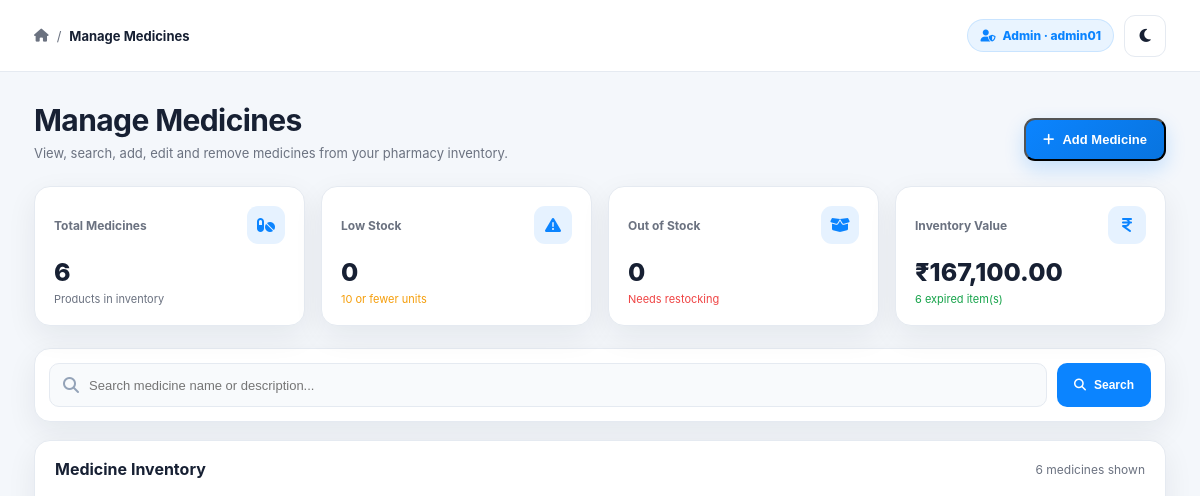
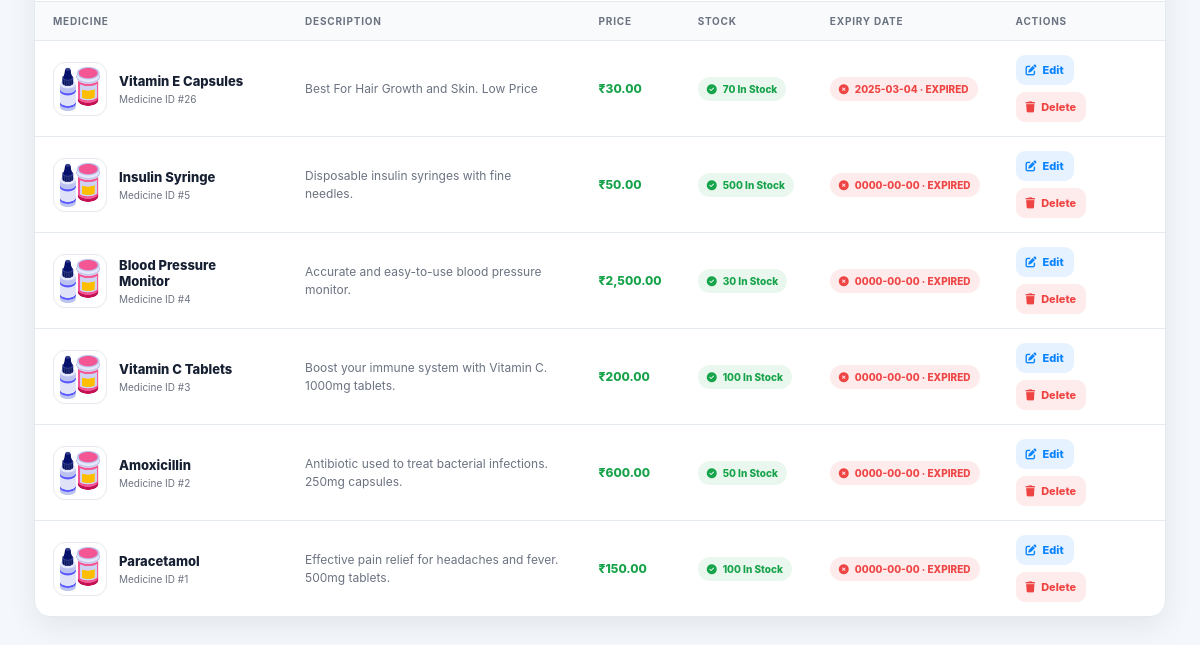
Before: /manage_products.php (signed in) with the older database file (2 pictures, top to bottom).
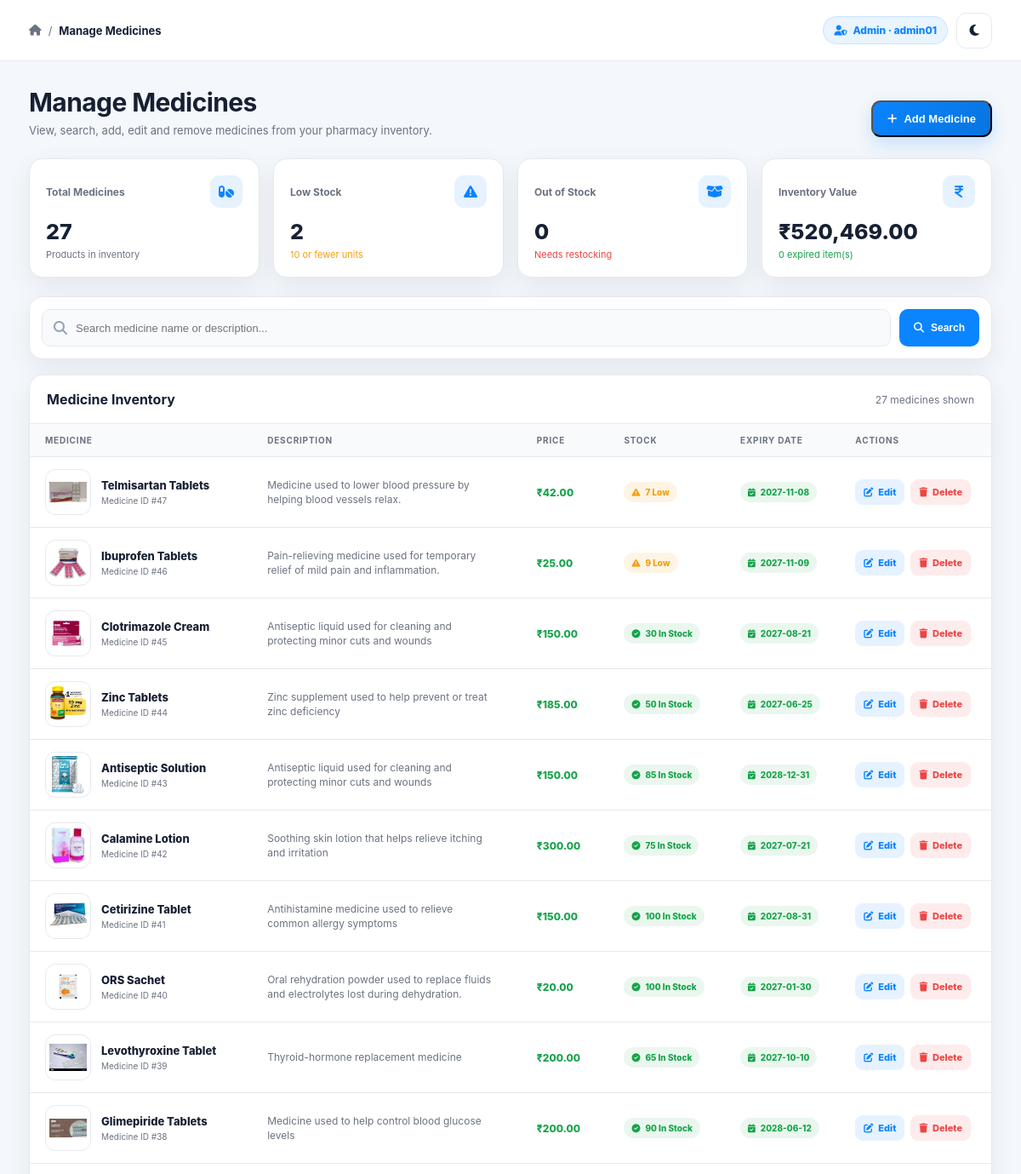
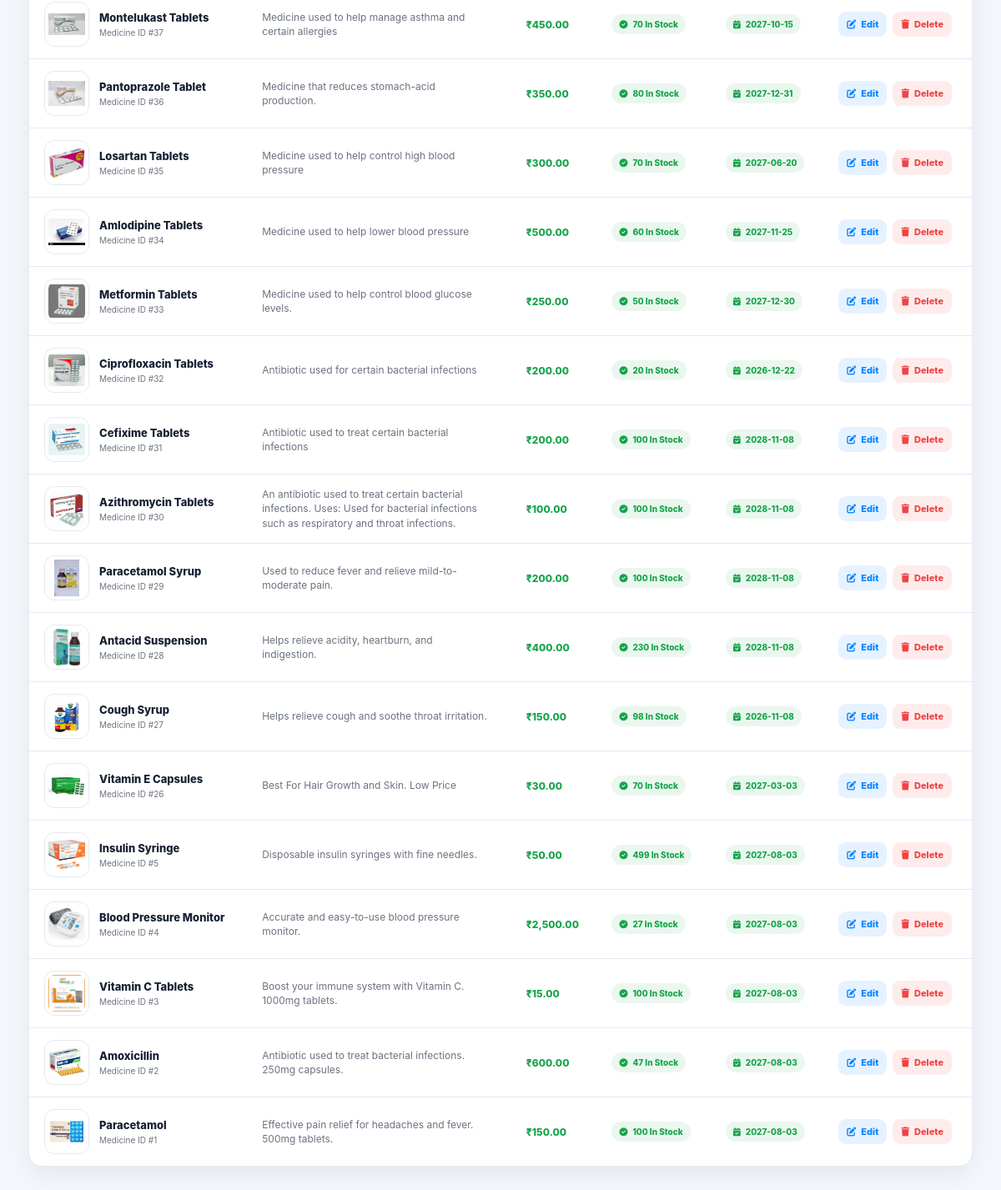
After: the same page with the newer database file (2 pictures, top to bottom).
### tables this page shows
CREATE TABLE `products` (
  `product_id` int(11) NOT NULL,
  `product_name` varchar(255) NOT NULL,
  `product_description` text DEFAULT NULL,
  `price` decimal(10,2) NOT NULL,
  `cost_price` decimal(10,2) NOT NULL DEFAULT 0.00,
  `stock_quantity` int(11) NOT NULL,
  `image_url` varchar(255) DEFAULT NULL,
  `expire_date` date NOT NULL,
  `prescription_required` enum('Yes','No') NOT NULL DEFAULT 'No'
);

### manage_products.php (the view, shortened to what the changed rows need)
<?php
require_once "./db_Config/config.php";
$search = "";
$searchSafe = mysqli_real_escape_string($Connection, $search);
if ($search !== "") {
    $query = "
        SELECT
            product_id,
            product_name,
            product_description,
            price,
            stock_quantity,
            image_url,
            expire_date
        FROM products
        WHERE
            product_name LIKE '%$searchSafe%'
            OR product_description LIKE '%$searchSafe%'
        ORDER BY product_id DESC
    ";
} else {
    $query = "
        SELECT
            product_id,
            product_name,
            product_description,
            price,
            stock_quantity,
            image_url,
            expire_date
        FROM products
        ORDER BY product_id DESC
    ";
}
$result = mysqli_query($Connection, $query);
$totalProducts = 0;
$lowStockProducts = 0;
$expiredProducts = 0;
$totalInventoryValue = 0;
$statsResult = mysqli_query(
    $Connection,
    "SELECT
        COUNT(*) AS total_products,
        COALESCE(SUM(CASE WHEN stock_quantity BETWEEN 1 AND 10 THEN 1 ELSE 0 END),0) AS low_stock,
        COALESCE(SUM(CASE WHEN stock_quantity <= 0 THEN 1 ELSE 0 END),0) AS out_stock,
        COALESCE(SUM(CASE WHEN expire_date IS NOT NULL AND expire_date < CURDATE() THEN 1 ELSE 0 END),0) AS expired,
        COALESCE(SUM(price * stock_quantity),0) AS inventory_value
     FROM products"
);
if ($statsResult) {
    $stats = mysqli_fetch_assoc($statsResult);
    $totalProducts = (int)($stats['total_products'] ?? 0);
    $lowStockProducts = (int)($stats['low_stock'] ?? 0);
    $expiredProducts = (int)($stats['expired'] ?? 0);
    $totalInventoryValue = (float)($stats['inventory_value'] ?? 0);
}
$displayCount = mysqli_num_rows($result);
function h($value) {
    return htmlspecialchars((string)$value, ENT_QUOTES, 'UTF-8');
}
function imagePath($image) {
    $image = trim((string)$image);
    if (
        strpos($image, 'Images/') === 0 ||
        strpos($image, './Images/') === 0 ||
        strpos($image, '../Images/') === 0 ||
        strpos($image, 'http://') === 0 ||
        strpos($image, 'https://') === 0
    ) {
        return $image;
    }
    return "./Images/product-icons/" . basename($image);
}
?>
<!DOCTYPE html>
<html lang="en">
<head>
<link rel="stylesheet" href="https://cdnjs.cloudflare.com/ajax/libs/font-awesome/6.5.0/css/all.min.css">
</head>
<body>
<main class="main">
        <section class="content">
            <div class="page-heading">
                <div>
                    <h1>Manage Medicines</h1>
                </div>
            </div>
            <section class="stats">
                <div class="stat-card">
                    <div class="stat-top">
                        <div class="stat-label">Total Medicines</div>
                        <div class="stat-icon"><i class="fa-solid fa-pills"></i></div>
                    </div>
                    <div class="stat-value"><?php echo number_format($totalProducts); ?></div>
                    <div class="stat-sub">Products in inventory</div>
                </div>
                <div class="stat-card">
                    <div class="stat-top">
                        <div class="stat-label">Low Stock</div>
                        <div class="stat-icon"><i class="fa-solid fa-triangle-exclamation"></i></div>
                    </div>
                    <div class="stat-value"><?php echo number_format($lowStockProducts); ?></div>
                    <div class="stat-sub warning">10 or fewer units</div>
                </div>
                <div class="stat-card">
                    <div class="stat-top">
                        <div class="stat-label">Inventory Value</div>
                        <div class="stat-icon"><i class="fa-solid fa-indian-rupee-sign"></i></div>
                    </div>
                    <div class="stat-value">₹<?php echo number_format($totalInventoryValue, 2); ?></div>
                    <div class="stat-sub success"><?php echo number_format($expiredProducts); ?> expired item(s)</div>
                </div>
            </section>
            <section class="table-card">
                <div class="table-header">
                    <h2>Medicine Inventory</h2>
                    <span>
                        <?php echo number_format($displayCount); ?> medicine<?php echo $displayCount === 1 ? '' : 's'; ?> shown
                    </span>
                </div>
                <div class="table-scroll">
                    <?php if ($displayCount === 0): ?>
                        <div class="empty-state">
                            <i class="fa-solid fa-pills"></i>
                            <strong>No medicines found</strong>
                            <span>Try another search term or add a new medicine.</span>
                        </div>
                    <?php else: ?>
                        <table>
                            <thead>
                                <tr>
                                    <th>Medicine</th>
                                    <th>Description</th>
                                    <th>Price</th>
                                    <th>Stock</th>
                                    <th>Expiry Date</th>
                                    <th>Actions</th>
                                </tr>
                            </thead>
                            <tbody>
                            <?php while ($product = mysqli_fetch_assoc($result)): ?>
                                <?php
                                    $productId = (int)$product['product_id'];
                                    $productName = $product['product_name'];
                                    $description = $product['product_description'];
                                    $price = (float)$product['price'];
                                    $stock = (int)$product['stock_quantity'];
                                    $image = $product['image_url'];
                                    $expireDate = $product['expire_date'];
                                    $imageSrc = imagePath($image);
                                    if ($stock <= 0) {
                                        $stockClass = 'stock-out';
                                        $stockText = 'Out of Stock';
                                        $stockIcon = 'fa-circle-xmark';
                                    } elseif ($stock <= 10) {
                                        $stockClass = 'stock-low';
                                        $stockText = $stock . ' Low';
                                        $stockIcon = 'fa-triangle-exclamation';
                                    } else {
                                        $stockClass = 'stock-good';
                                        $stockText = $stock . ' In Stock';
                                        $stockIcon = 'fa-circle-check';
                                    }
                                    $today = date('Y-m-d');
                                    if (!empty($expireDate) && $expireDate < $today) {
                                        $expiryClass = 'expired';
                                        $expiryText = $expireDate . ' · EXPIRED';
                                        $expiryIcon = 'fa-circle-xmark';
                                    } else {
                                        $expiryClass = 'valid';
                                        $expiryText = !empty($expireDate) ? $expireDate : 'Not set';
                                        $expiryIcon = 'fa-calendar-check';
                                    }
                                ?>
                                <tr>
                                    <td>
                                        <div class="medicine-cell">
                                            <img
                                                src="<?php echo h($imageSrc); ?>"
                                                class="product-image"
                                                alt="<?php echo h($productName); ?>"
                                                onerror="this.src='./Images/product-icons/Pharmacy-Isometric-Icons-1.png';"
                                            >
                                            <div>
                                                <div class="product-name"><?php echo h($productName); ?></div>
                                                <div class="product-id">Medicine ID #<?php echo $productId; ?></div>
                                            </div>
                                        </div>
                                    </td>
                                    <td>
                                        <div class="description">
                                            <?php echo h($description ?? ''); ?>
                                        </div>
                                    </td>
                                    <td>
                                        <div class="price">₹<?php echo number_format($price, 2); ?></div>
                                    </td>
                                    <td>
                                        <span class="stock-pill <?php echo $stockClass; ?>">
                                            <i class="fa-solid <?php echo $stockIcon; ?>"></i>
                                            <?php echo h($stockText); ?>
                                        </span>
                                    </td>
                                    <td>
                                        <span class="expiry-pill <?php echo $expiryClass; ?>">
                                            <i class="fa-solid <?php echo $expiryIcon; ?>"></i>
                                            <?php echo h($expiryText); ?>
                                        </span>
                                    </td>
                                    <td>
                                        <div class="actions">
                                            <a
                                                href="edit_product.php?id=<?php echo $productId; ?>"
                                                class="action edit"
                                                title="Edit medicine"
                                            >
                                                <i class="fa-solid fa-pen-to-square"></i>
                                                Edit
                                            </a>
                                            <a
                                                href="manage_products.php?delete=<?php echo $productId; ?>"
                                                class="action delete"
                                                title="Delete medicine"
                                                onclick="return confirm('Are you sure you want to delete this medicine?');"
                                            >
                                                <i class="fa-solid fa-trash"></i>
                                                Delete
                                            </a>
                                        </div>
                                    </td>
                                </tr>
                            <?php endwhile; ?>
                            </tbody>
                        </table>
                    <?php endif; ?>
                </div>
            </section>
        </section>
    </main>
</body>
</html>

Changed rows visible on the page:
added products: image_url (picture), product_name "Telmisartan Tablets", product_id "47", product_description "Medicine used to lower blood pressure by helping blood vessels relax.", price "42.00", stock_quantity "7 Low", expire_date "2027-11-08"
added products: image_url (picture), product_name "Ibuprofen Tablets", product_id "46", product_description "Pain-relieving medicine used for temporary relief of mild pain and inflammation.", price "25.00", stock_quantity "9 Low", expire_date "2027-11-09"
added products: image_url (picture), product_name "Clotrimazole Cream", product_id "45", product_description "Antiseptic liquid used for cleaning and protecting minor cuts and wounds", price "150.00", stock_quantity "30 In Stock", expire_date "2027-08-21"
added products: image_url (picture), product_name "Zinc Tablets", product_id "44", product_description "Zinc supplement used to help prevent or treat zinc deficiency", price "185.00", stock_quantity "50 In Stock", expire_date "2027-06-25"
added products: image_url (picture), product_name "Antiseptic Solution", product_id "43", product_description "Antiseptic liquid used for cleaning and protecting minor cuts and wounds", price "150.00", stock_quantity "85 In Stock", expire_date "2028-12-31"
added products: image_url (picture), product_name "Calamine Lotion", product_id "42", product_description "Soothing skin lotion that helps relieve itching and irritation", price "300.00", stock_quantity "75 In Stock", expire_date "2027-07-21"
added products: image_url (picture), product_name "Cetirizine Tablet", product_id "41", product_description "Antihistamine medicine used to relieve common allergy symptoms", price "150.00", stock_quantity "100 In Stock", expire_date "2027-08-31"
added products: image_url (picture), product_name "ORS Sachet", product_id "40", product_description "Oral rehydration powder used to replace fluids and electrolytes lost during dehydration.", price "20.00", stock_quantity "100 In Stock", expire_date "2027-01-30"
added products: image_url (picture), product_name "Levothyroxine Tablet", product_id "39", product_description "Thyroid-hormone replacement medicine", price "200.00", stock_quantity "65 In Stock", expire_date "2027-10-10"
added products: image_url (picture), product_name "Glimepiride Tablets", product_id "38", product_description "Medicine used to help control blood glucose levels", price "200.00", stock_quantity "90 In Stock", expire_date "2028-06-12"
added products: image_url (picture), product_name "Montelukast Tablets", product_id "37", product_description "Medicine used to help manage asthma and certain allergies", price "450.00", stock_quantity "70 In Stock", expire_date "2027-10-15"
added products: image_url (picture), product_name "Pantoprazole Tablet", product_id "36", product_description "Medicine that reduces stomach-acid production.", price "350.00", stock_quantity "80 In Stock", expire_date "2027-12-31"
added products: image_url (picture), product_name "Losartan Tablets", product_id "35", product_description "Medicine used to help control high blood pressure", price "300.00", stock_quantity "70 In Stock", expire_date "2027-06-20"
added products: image_url (picture), product_name "Amlodipine Tablets", product_id "34", product_description "Medicine used to help lower blood pressure", price "500.00", stock_quantity "60 In Stock", expire_date "2027-11-25"
added products: image_url (picture), product_name "Metformin Tablets", product_id "33", product_description "Medicine used to help control blood glucose levels.", price "250.00", stock_quantity "50 In Stock", expire_date "2027-12-30"
added products: image_url (picture), product_name "Ciprofloxacin Tablets", product_id "32", product_description "Antibiotic used for certain bacterial infections", price "200.00", stock_quantity "20 In Stock", expire_date "2026-12-22"
added products: image_url (picture), product_name "Cefixime Tablets", product_id "31", product_description "Antibiotic used to treat certain bacterial infections", price "200.00", stock_quantity "100 In Stock", expire_date "2028-11-08"
added products: image_url (picture), product_name "Azithromycin Tablets", product_id "30", product_description "An antibiotic used to treat certain bacterial infections. Uses: Used for bacterial infections such as respiratory and throat infections.", price "100.00", stock_quantity "100 In Stock", expire_date "2028-11-08"
added products: image_url (picture), product_name "Paracetamol Syrup", product_id "29", product_description "Used to reduce fever and relieve mild-to-moderate pain.", price "200.00", stock_quantity "100 In Stock", expire_date "2028-11-08"
added products: image_url+product_name (picture), product_name "Antacid Suspension", product_id "28", product_description "Helps relieve acidity, heartburn, and indigestion.", price "400.00", stock_quantity "230 In Stock", expire_date "2028-11-08"
added products: image_url (picture), product_name "Cough Syrup", product_id "27", product_description "Helps relieve cough and soothe throat irritation.", price "150.00", stock_quantity "98 In Stock", expire_date "2026-11-08"
changed products "Vitamin E Capsules": image_url: picture added in place of a placeholder; expire_date "2025-03-04 · EXPIRED" → "2027-03-03"
changed products "Insulin Syringe": image_url: picture added in place of a placeholder; stock_quantity "500 In Stock" → "499 In Stock"; expire_date "0000-00-00 · EXPIRED" → "2027-08-03"
changed products "Blood Pressure Monitor": image_url: picture added in place of a placeholder; stock_quantity "30 In Stock" → "27 In Stock"; expire_date "0000-00-00 · EXPIRED" → "2027-08-03"
changed products "Vitamin C Tablets": image_url: picture added in place of a placeholder; price "200.00" → "15.00"; expire_date "0000-00-00 · EXPIRED" → "2027-08-03"
changed products "Amoxicillin": image_url: picture added in place of a placeholder; stock_quantity "50 In Stock" → "47 In Stock"; expire_date "0000-00-00 · EXPIRED" → "2027-08-03"
changed products "Paracetamol": image_url: picture added in place of a placeholder; expire_date "0000-00-00 · EXPIRED" → "2027-08-03"
Other visible differences:
$totalProducts: "6" → "27"
$lowStockProducts: "0" → "2"
$totalInventoryValue: "167,100.00" → "520,469.00"
$expiredProducts: "6" → "0"
$displayCount: "6" → "27"
